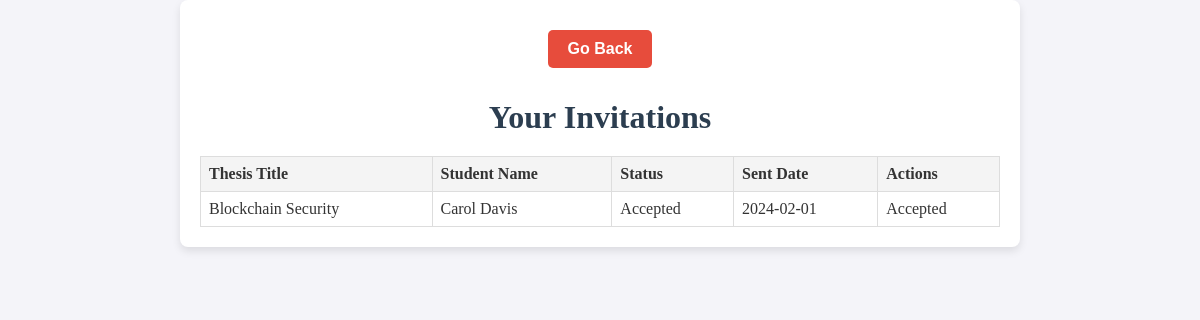
Screenshot of /invites.php (signed in) with the database file from the repository.
### tables this page shows
CREATE TABLE `invitations` (
  `invitationID` int(11) NOT NULL,
  `thesisID` int(11) NOT NULL,
  `studentID` int(11) NOT NULL,
  `professorID` int(11) NOT NULL,
  `status` enum('pending','accepted','rejected') NOT NULL DEFAULT 'pending',
  `sentDate` date NOT NULL,
  `responseDate` date DEFAULT NULL
);

CREATE TABLE `thesis` (
  `thesisID` int(11) NOT NULL,
  `title` varchar(255) NOT NULL,
  `description` text NOT NULL,
  `status` enum('under assignment','active','under review','finalized','withdrawn') NOT NULL,
  `supervisorID` int(11) NOT NULL,
  `member1ID` int(11) DEFAULT NULL,
  `member2ID` int(11) DEFAULT NULL,
  `studentID` int(11) DEFAULT NULL,
  `finalGrade` decimal(4,2) DEFAULT NULL,
  `postedDate` date NOT NULL,
  `assignmentDate` date DEFAULT NULL,
  `completionDate` date DEFAULT NULL,
  `examinationDate` date DEFAULT NULL,
  `withdrawalDate` date DEFAULT NULL,
  `pdf` varchar(50) DEFAULT NULL,
  `withdrawn_comment` enum('from professor','from secretary') DEFAULT NULL,
  `general_assembly` varchar(20) DEFAULT NULL,
  `member1Grade` double(2,1) DEFAULT NULL,
  `member2Grade` double(2,1) DEFAULT NULL
);

### invites.php (the view, shortened to what this page needs)
<?php
include 'access.php';
$professorID = $_SESSION['user_id'];
$invitationsQuery = "
    SELECT
        i.invitationID,
        t.thesisID,
        t.title AS thesis_title,
        CONCAT(s.Name, ' ', s.Surname) AS student_name,
        i.status,
        i.sentDate
    FROM Invitations i
    JOIN Thesis t ON i.thesisID = t.thesisID
    JOIN Students s ON i.studentID = s.Student_ID
    WHERE i.professorID = ?
    ORDER BY i.sentDate DESC";
$invitationsStmt = $con->prepare($invitationsQuery);
$invitationsStmt->bind_param('i', $professorID);
$invitationsStmt->execute();
$invitations = $invitationsStmt->get_result();
?>
<!DOCTYPE html>
<html lang="en">
<head>
    <link rel="stylesheet" href="lobby.css">
</head>
<body>
    <div class="container">
        <button class="go-back" onclick="window.location.href = 'professor.php';">Go Back</button>
        <h1>Your Invitations</h1>
        <table>
            <thead>
                <tr>
                    <th>Thesis Title</th>
                    <th>Student Name</th>
                    <th>Status</th>
                    <th>Sent Date</th>
                    <th>Actions</th>
                </tr>
            </thead>
            <tbody>
                <?php if ($invitations->num_rows > 0): ?>
                    <?php while ($row = $invitations->fetch_assoc()): ?>
                        <tr>
                            <td><?= htmlspecialchars($row['thesis_title']) ?></td>
                            <td><?= htmlspecialchars($row['student_name']) ?></td>
                            <td><?= htmlspecialchars(ucfirst($row['status'])) ?></td>
                            <td><?= htmlspecialchars($row['sentDate']) ?></td>
                            <td class="action-buttons">
                                <?php if ($row['status'] === 'pending'): ?>
                                    <form method="POST" action="">
                                        <input type="hidden" name="invitation_id" value="<?= $row['invitationID'] ?>">
                                        <input type="hidden" name="thesis_id" value="<?= $row['thesisID'] ?>">
                                        <input type="hidden" name="action" value="accept">
                                        <button type="submit">Accept</button>
                                    </form>
                                    <form method="POST" action="">
                                        <input type="hidden" name="invitation_id" value="<?= $row['invitationID'] ?>">
                                        <input type="hidden" name="thesis_id" value="<?= $row['thesisID'] ?>">
                                        <input type="hidden" name="action" value="reject">
                                        <button type="submit">Reject</button>
                                    </form>
                                <?php else: ?>
                                    <span><?= ucfirst($row['status']) ?></span>
                                <?php endif; ?>
                            </td>
                        </tr>
                    <?php endwhile; ?>
                <?php else: ?>
                    <tr>
                        <td colspan="5">No invitations found.</td>
                    </tr>
                <?php endif; ?>
            </tbody>
        </table>
    </div>
</body>
</html>

### lobby.css (style rules this page uses)
body { font-family: 'Georgia', serif; background-color: #f4f4f9; color: #333; margin: 0; padding: 0; }
.container { max-width: 800px; margin: 0 auto; padding: 20px; text-align: center; background-color: #fff; box-shadow: 0 4px 8px rgba(0, 0, 0, 0.1); border-radius: 8px; }
h1 { color: #2c3e50; font-size: 2em; font-weight: bold; margin-bottom: 20px; }
button { background-color: #2c3e50; color: #fff; font-size: 1em; padding: 10px 20px; margin: 10px; border: none; border-radius: 5px; cursor: pointer; transition: background-color 0.3s; }
.go-back { background-color: #e74c3c; font-weight: bold; }

### invites.php (style rules this page uses)
table { width: 100%; border-collapse: collapse; }
th, td { border: 1px solid #ddd; padding: 8px; text-align: left; }
th { background-color: #f4f4f4; }

### rows the page displays
invitations: thesisID.title "Blockchain Security", student_name "Carol Davis", status "Accepted", sentDate "2024-02-01"
